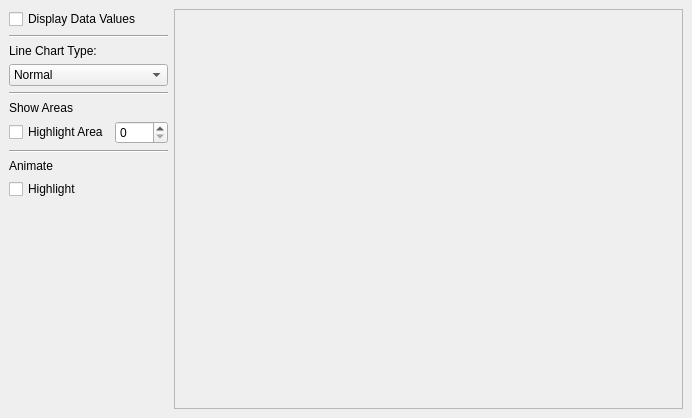
<ui version="4.0" >
 <author></author>
 <comment></comment>
 <exportmacro></exportmacro>
 <class>MainWindow</class>
 <widget class="QWidget" name="MainWindow" >
  <property name="geometry" >
   <rect>
    <x>0</x>
    <y>0</y>
    <width>692</width>
    <height>408</height>
   </rect>
  </property>
  <property name="windowTitle" >
   <string>Line Chart </string>
  </property>
  <property name="windowIcon" >
   <iconset/>
  </property>
  <layout class="QGridLayout" >
   <property name="margin" >
    <number>9</number>
   </property>
   <property name="spacing" >
    <number>6</number>
   </property>
   <item row="0" column="0" >
    <layout class="QVBoxLayout" >
     <property name="margin" >
      <number>0</number>
     </property>
     <property name="spacing" >
      <number>6</number>
     </property>
     <item>
      <widget class="QCheckBox" name="paintValuesCB" >
       <property name="text" >
        <string>Display Data Values</string>
       </property>
      </widget>
     </item>
     <item>
      <widget class="Line" name="line_3" >
       <property name="orientation" >
        <enum>Qt::Horizontal</enum>
       </property>
      </widget>
     </item>
     <item>
      <layout class="QVBoxLayout" >
       <property name="margin" >
        <number>0</number>
       </property>
       <property name="spacing" >
        <number>6</number>
       </property>
       <item>
        <widget class="QLabel" name="lineTypeLB" >
         <property name="text" >
          <string>Line Chart Type:</string>
         </property>
        </widget>
       </item>
       <item>
        <widget class="QComboBox" name="lineTypeCB" >
         <item>
          <property name="text" >
           <string>Normal</string>
          </property>
         </item>
         <item>
          <property name="text" >
           <string>Stacked</string>
          </property>
         </item>
         <item>
          <property name="text" >
           <string>Percent</string>
          </property>
         </item>
        </widget>
       </item>
      </layout>
     </item>
     <item>
      <widget class="Line" name="line" >
       <property name="orientation" >
        <enum>Qt::Horizontal</enum>
       </property>
      </widget>
     </item>
     <item>
      <layout class="QVBoxLayout" >
       <property name="margin" >
        <number>0</number>
       </property>
       <property name="spacing" >
        <number>6</number>
       </property>
       <item>
        <widget class="QLabel" name="penLabel" >
         <property name="text" >
          <string>Show Areas</string>
         </property>
        </widget>
       </item>
       <item>
        <layout class="QHBoxLayout" >
         <property name="margin" >
          <number>0</number>
         </property>
         <property name="spacing" >
          <number>6</number>
         </property>
         <item>
          <widget class="QCheckBox" name="highlightAreaCB" >
           <property name="text" >
            <string>Highlight Area</string>
           </property>
          </widget>
         </item>
         <item>
          <widget class="QSpinBox" name="highlightAreaSB" >
           <property name="maximum" >
            <number>3</number>
           </property>
          </widget>
         </item>
        </layout>
       </item>
      </layout>
     </item>
     <item>
      <widget class="Line" name="line_2" >
       <property name="orientation" >
        <enum>Qt::Horizontal</enum>
       </property>
      </widget>
     </item>
     <item>
      <layout class="QVBoxLayout" >
       <property name="margin" >
        <number>0</number>
       </property>
       <property name="spacing" >
        <number>6</number>
       </property>
       <item>
        <widget class="QLabel" name="threeDLB" >
         <property name="text" >
          <string>Animate</string>
         </property>
        </widget>
       </item>
       <item>
        <widget class="QCheckBox" name="animateAreasCB" >
         <property name="text" >
          <string>Highlight</string>
         </property>
        </widget>
       </item>
       <item>
        <layout class="QHBoxLayout" >
         <property name="margin" >
          <number>0</number>
         </property>
         <property name="spacing" >
          <number>6</number>
         </property>
        </layout>
       </item>
      </layout>
     </item>
     <item>
      <spacer>
       <property name="orientation" >
        <enum>Qt::Vertical</enum>
       </property>
       <property name="sizeHint" >
        <size>
         <width>159</width>
         <height>61</height>
        </size>
       </property>
      </spacer>
     </item>
    </layout>
   </item>
   <item row="0" column="1" >
    <widget class="QSplitter" name="splitter" >
     <property name="orientation" >
      <enum>Qt::Horizontal</enum>
     </property>
     <widget class="QFrame" name="chartFrame" >
      <property name="minimumSize" >
       <size>
        <width>300</width>
        <height>400</height>
       </size>
      </property>
      <property name="frameShape" >
       <enum>QFrame::StyledPanel</enum>
      </property>
      <property name="frameShadow" >
       <enum>QFrame::Raised</enum>
      </property>
     </widget>
    </widget>
   </item>
  </layout>
 </widget>
 <pixmapfunction></pixmapfunction>
 <resources>
  <include location="LineChart" />
 </resources>
 <connections/>
</ui>
